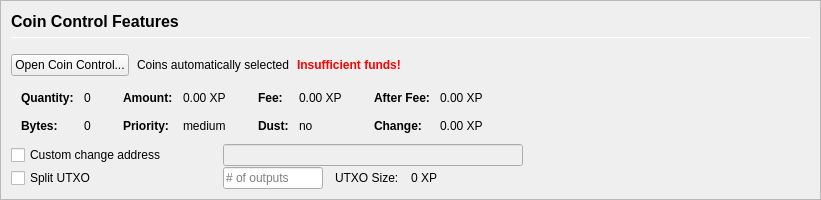
         <widget class="QFrame" name="frameCoinControl">
          <property name="sizePolicy">
           <sizepolicy hsizetype="Expanding" vsizetype="Expanding">
            <horstretch>0</horstretch>
            <verstretch>0</verstretch>
           </sizepolicy>
          </property>
          <property name="maximumSize">
           <size>
            <width>16777215</width>
            <height>16777215</height>
           </size>
          </property>
          <property name="frameShape">
           <enum>QFrame::StyledPanel</enum>
          </property>
          <property name="frameShadow">
           <enum>QFrame::Sunken</enum>
          </property>
          <layout class="QVBoxLayout" name="verticalLayoutCoinControl2">
           <property name="spacing">
            <number>0</number>
           </property>
           <property name="leftMargin">
            <number>0</number>
           </property>
           <property name="topMargin">
            <number>0</number>
           </property>
           <property name="rightMargin">
            <number>0</number>
           </property>
           <property name="bottomMargin">
            <number>0</number>
           </property>
           <item>
            <widget class="QFrame" name="frameCoinControl_BG">
             <layout class="QVBoxLayout" name="verticalLayoutCoinControl" stretch="0,0,0,0,0,0">
              <property name="spacing">
               <number>1</number>
              </property>
              <property name="leftMargin">
               <number>10</number>
              </property>
              <property name="topMargin">
               <number>10</number>
              </property>
              <item>
               <layout class="QHBoxLayout" name="horizontalLayoutCoinControl1">
                <property name="bottomMargin">
                 <number>15</number>
                </property>
                <item>
                 <layout class="QVBoxLayout" name="verticalLayout_3">
                  <property name="spacing">
                   <number>6</number>
                  </property>
                  <item>
                   <widget class="QLabel" name="labelCoinControlFeatures">
                    <property name="sizePolicy">
                     <sizepolicy hsizetype="Preferred" vsizetype="Maximum">
                      <horstretch>0</horstretch>
                      <verstretch>0</verstretch>
                     </sizepolicy>
                    </property>
                    <property name="minimumSize">
                     <size>
                      <width>0</width>
                      <height>20</height>
                     </size>
                    </property>
                    <property name="font">
                     <font>
                      <pointsize>12</pointsize>
                      <weight>75</weight>
                      <bold>true</bold>
                     </font>
                    </property>
                    <property name="styleSheet">
                     <string notr="true">font-weight:bold;</string>
                    </property>
                    <property name="text">
                     <string>Coin Control Features</string>
                    </property>
                   </widget>
                  </item>
                  <item>
                   <widget class="Line" name="line">
                    <property name="minimumSize">
                     <size>
                      <width>0</width>
                      <height>1</height>
                     </size>
                    </property>
                    <property name="maximumSize">
                     <size>
                      <width>16777215</width>
                      <height>1</height>
                     </size>
                    </property>
                    <property name="orientation">
                     <enum>Qt::Horizontal</enum>
                    </property>
                   </widget>
                  </item>
                 </layout>
                </item>
               </layout>
              </item>
              <item>
               <layout class="QHBoxLayout" name="horizontalLayoutCoinControl2" stretch="0,0,0,0">
                <property name="spacing">
                 <number>8</number>
                </property>
                <property name="bottomMargin">
                 <number>10</number>
                </property>
                <item>
                 <widget class="QPushButton" name="pushButtonCoinControl">
                  <property name="styleSheet">
                   <string notr="true"/>
                  </property>
                  <property name="text">
                   <string>Open Coin Control...</string>
                  </property>
                  <property name="autoDefault">
                   <bool>false</bool>
                  </property>
                 </widget>
                </item>
                <item>
                 <widget class="QLabel" name="labelCoinControlAutomaticallySelected">
                  <property name="text">
                   <string>Coins automatically selected</string>
                  </property>
                  <property name="margin">
                   <number>5</number>
                  </property>
                 </widget>
                </item>
                <item>
                 <widget class="QLabel" name="labelCoinControlInsuffFunds">
                  <property name="font">
                   <font>
                    <weight>75</weight>
                    <bold>true</bold>
                   </font>
                  </property>
                  <property name="styleSheet">
                   <string notr="true">color:red;font-weight:bold;</string>
                  </property>
                  <property name="text">
                   <string>Insufficient funds!</string>
                  </property>
                  <property name="margin">
                   <number>5</number>
                  </property>
                 </widget>
                </item>
                <item>
                 <spacer name="horizontalSpacerCoinControl">
                  <property name="orientation">
                   <enum>Qt::Horizontal</enum>
                  </property>
                  <property name="sizeHint" stdset="0">
                   <size>
                    <width>40</width>
                    <height>1</height>
                   </size>
                  </property>
                 </spacer>
                </item>
               </layout>
              </item>
              <item>
               <widget class="QWidget" name="widgetCoinControl" native="true">
                <property name="sizePolicy">
                 <sizepolicy hsizetype="Preferred" vsizetype="Preferred">
                  <horstretch>0</horstretch>
                  <verstretch>0</verstretch>
                 </sizepolicy>
                </property>
                <property name="minimumSize">
                 <size>
                  <width>0</width>
                  <height>0</height>
                 </size>
                </property>
                <property name="styleSheet">
                 <string notr="true"/>
                </property>
                <layout class="QHBoxLayout" name="horizontalLayoutCoinControl5">
                 <property name="leftMargin">
                  <number>0</number>
                 </property>
                 <property name="topMargin">
                  <number>0</number>
                 </property>
                 <property name="rightMargin">
                  <number>0</number>
                 </property>
                 <property name="bottomMargin">
                  <number>0</number>
                 </property>
                 <item>
                  <layout class="QHBoxLayout" name="horizontalLayoutCoinControl3" stretch="0,0,0,1">
                   <property name="spacing">
                    <number>20</number>
                   </property>
                   <property name="topMargin">
                    <number>0</number>
                   </property>
                   <property name="bottomMargin">
                    <number>10</number>
                   </property>
                   <item>
                    <layout class="QFormLayout" name="formLayoutCoinControl1">
                     <property name="horizontalSpacing">
                      <number>10</number>
                     </property>
                     <property name="verticalSpacing">
                      <number>14</number>
                     </property>
                     <property name="leftMargin">
                      <number>10</number>
                     </property>
                     <property name="topMargin">
                      <number>4</number>
                     </property>
                     <property name="rightMargin">
                      <number>6</number>
                     </property>
                     <item row="0" column="0">
                      <widget class="QLabel" name="labelCoinControlQuantityText">
                       <property name="font">
                        <font>
                         <weight>75</weight>
                         <bold>true</bold>
                        </font>
                       </property>
                       <property name="text">
                        <string>Quantity:</string>
                       </property>
                       <property name="margin">
                        <number>0</number>
                       </property>
                      </widget>
                     </item>
                     <item row="0" column="1">
                      <widget class="QLabel" name="labelCoinControlQuantity">
                       <property name="cursor">
                        <cursorShape>IBeamCursor</cursorShape>
                       </property>
                       <property name="contextMenuPolicy">
                        <enum>Qt::ActionsContextMenu</enum>
                       </property>
                       <property name="text">
                        <string notr="true">0</string>
                       </property>
                       <property name="margin">
                        <number>0</number>
                       </property>
                       <property name="textInteractionFlags">
                        <set>Qt::LinksAccessibleByMouse|Qt::TextSelectableByKeyboard|Qt::TextSelectableByMouse</set>
                       </property>
                      </widget>
                     </item>
                     <item row="1" column="0">
                      <widget class="QLabel" name="labelCoinControlBytesText">
                       <property name="font">
                        <font>
                         <weight>75</weight>
                         <bold>true</bold>
                        </font>
                       </property>
                       <property name="text">
                        <string>Bytes:</string>
                       </property>
                      </widget>
                     </item>
                     <item row="1" column="1">
                      <widget class="QLabel" name="labelCoinControlBytes">
                       <property name="cursor">
                        <cursorShape>IBeamCursor</cursorShape>
                       </property>
                       <property name="contextMenuPolicy">
                        <enum>Qt::ActionsContextMenu</enum>
                       </property>
                       <property name="text">
                        <string notr="true">0</string>
                       </property>
                       <property name="textInteractionFlags">
                        <set>Qt::LinksAccessibleByMouse|Qt::TextSelectableByKeyboard|Qt::TextSelectableByMouse</set>
                       </property>
                      </widget>
                     </item>
                    </layout>
                   </item>
                   <item>
                    <layout class="QFormLayout" name="formLayoutCoinControl2">
                     <property name="horizontalSpacing">
                      <number>10</number>
                     </property>
                     <property name="verticalSpacing">
                      <number>14</number>
                     </property>
                     <property name="leftMargin">
                      <number>6</number>
                     </property>
                     <property name="topMargin">
                      <number>4</number>
                     </property>
                     <property name="rightMargin">
                      <number>6</number>
                     </property>
                     <item row="0" column="0">
                      <widget class="QLabel" name="labelCoinControlAmountText">
                       <property name="font">
                        <font>
                         <weight>75</weight>
                         <bold>true</bold>
                        </font>
                       </property>
                       <property name="text">
                        <string>Amount:</string>
                       </property>
                       <property name="margin">
                        <number>0</number>
                       </property>
                      </widget>
                     </item>
                     <item row="0" column="1">
                      <widget class="QLabel" name="labelCoinControlAmount">
                       <property name="cursor">
                        <cursorShape>IBeamCursor</cursorShape>
                       </property>
                       <property name="contextMenuPolicy">
                        <enum>Qt::ActionsContextMenu</enum>
                       </property>
                       <property name="text">
                        <string notr="true">0.00 XP</string>
                       </property>
                       <property name="textInteractionFlags">
                        <set>Qt::LinksAccessibleByMouse|Qt::TextSelectableByKeyboard|Qt::TextSelectableByMouse</set>
                       </property>
                      </widget>
                     </item>
                     <item row="1" column="0">
                      <widget class="QLabel" name="labelCoinControlPriorityText">
                       <property name="font">
                        <font>
                         <weight>75</weight>
                         <bold>true</bold>
                        </font>
                       </property>
                       <property name="text">
                        <string>Priority:</string>
                       </property>
                      </widget>
                     </item>
                     <item row="1" column="1">
                      <widget class="QLabel" name="labelCoinControlPriority">
                       <property name="cursor">
                        <cursorShape>IBeamCursor</cursorShape>
                       </property>
                       <property name="contextMenuPolicy">
                        <enum>Qt::ActionsContextMenu</enum>
                       </property>
                       <property name="text">
                        <string>medium</string>
                       </property>
                       <property name="textInteractionFlags">
                        <set>Qt::LinksAccessibleByMouse|Qt::TextSelectableByKeyboard|Qt::TextSelectableByMouse</set>
                       </property>
                      </widget>
                     </item>
                    </layout>
                   </item>
                   <item>
                    <layout class="QFormLayout" name="formLayoutCoinControl3">
                     <property name="horizontalSpacing">
                      <number>10</number>
                     </property>
                     <property name="verticalSpacing">
                      <number>14</number>
                     </property>
                     <property name="leftMargin">
                      <number>6</number>
                     </property>
                     <property name="topMargin">
                      <number>4</number>
                     </property>
                     <property name="rightMargin">
                      <number>6</number>
                     </property>
                     <item row="0" column="0">
                      <widget class="QLabel" name="labelCoinControlFeeText">
                       <property name="font">
                        <font>
                         <weight>75</weight>
                         <bold>true</bold>
                        </font>
                       </property>
                       <property name="text">
                        <string>Fee:</string>
                       </property>
                       <property name="margin">
                        <number>0</number>
                       </property>
                      </widget>
                     </item>
                     <item row="0" column="1">
                      <widget class="QLabel" name="labelCoinControlFee">
                       <property name="cursor">
                        <cursorShape>IBeamCursor</cursorShape>
                       </property>
                       <property name="contextMenuPolicy">
                        <enum>Qt::ActionsContextMenu</enum>
                       </property>
                       <property name="text">
                        <string notr="true">0.00 XP</string>
                       </property>
                       <property name="textInteractionFlags">
                        <set>Qt::LinksAccessibleByMouse|Qt::TextSelectableByKeyboard|Qt::TextSelectableByMouse</set>
                       </property>
                      </widget>
                     </item>
                     <item row="1" column="0">
                      <widget class="QLabel" name="labelCoinControlLowOutputText">
                       <property name="font">
                        <font>
                         <weight>75</weight>
                         <bold>true</bold>
                        </font>
                       </property>
                       <property name="text">
                        <string>Dust:</string>
                       </property>
                      </widget>
                     </item>
                     <item row="1" column="1">
                      <widget class="QLabel" name="labelCoinControlLowOutput">
                       <property name="cursor">
                        <cursorShape>IBeamCursor</cursorShape>
                       </property>
                       <property name="contextMenuPolicy">
                        <enum>Qt::ActionsContextMenu</enum>
                       </property>
                       <property name="text">
                        <string>no</string>
                       </property>
                       <property name="textInteractionFlags">
                        <set>Qt::LinksAccessibleByMouse|Qt::TextSelectableByKeyboard|Qt::TextSelectableByMouse</set>
                       </property>
                      </widget>
                     </item>
                    </layout>
                   </item>
                   <item>
                    <layout class="QFormLayout" name="formLayoutCoinControl4">
                     <property name="horizontalSpacing">
                      <number>10</number>
                     </property>
                     <property name="verticalSpacing">
                      <number>14</number>
                     </property>
                     <property name="leftMargin">
                      <number>6</number>
                     </property>
                     <property name="topMargin">
                      <number>4</number>
                     </property>
                     <property name="rightMargin">
                      <number>6</number>
                     </property>
                     <item row="0" column="0">
                      <widget class="QLabel" name="labelCoinControlAfterFeeText">
                       <property name="font">
                        <font>
                         <weight>75</weight>
                         <bold>true</bold>
                        </font>
                       </property>
                       <property name="text">
                        <string>After Fee:</string>
                       </property>
                       <property name="margin">
                        <number>0</number>
                       </property>
                      </widget>
                     </item>
                     <item row="0" column="1">
                      <widget class="QLabel" name="labelCoinControlAfterFee">
                       <property name="cursor">
                        <cursorShape>IBeamCursor</cursorShape>
                       </property>
                       <property name="contextMenuPolicy">
                        <enum>Qt::ActionsContextMenu</enum>
                       </property>
                       <property name="text">
                        <string notr="true">0.00 XP</string>
                       </property>
                       <property name="textInteractionFlags">
                        <set>Qt::LinksAccessibleByMouse|Qt::TextSelectableByKeyboard|Qt::TextSelectableByMouse</set>
                       </property>
                      </widget>
                     </item>
                     <item row="1" column="0">
                      <widget class="QLabel" name="labelCoinControlChangeText">
                       <property name="font">
                        <font>
                         <weight>75</weight>
                         <bold>true</bold>
                        </font>
                       </property>
                       <property name="text">
                        <string>Change:</string>
                       </property>
                      </widget>
                     </item>
                     <item row="1" column="1">
                      <widget class="QLabel" name="labelCoinControlChange">
                       <property name="cursor">
                        <cursorShape>IBeamCursor</cursorShape>
                       </property>
                       <property name="contextMenuPolicy">
                        <enum>Qt::ActionsContextMenu</enum>
                       </property>
                       <property name="text">
                        <string notr="true">0.00 XP</string>
                       </property>
                       <property name="textInteractionFlags">
                        <set>Qt::LinksAccessibleByMouse|Qt::TextSelectableByKeyboard|Qt::TextSelectableByMouse</set>
                       </property>
                      </widget>
                     </item>
                    </layout>
                   </item>
                  </layout>
                 </item>
                </layout>
               </widget>
              </item>
              <item>
               <layout class="QHBoxLayout" name="horizontalLayoutCoinControl4">
                <property name="spacing">
                 <number>12</number>
                </property>
                <property name="sizeConstraint">
                 <enum>QLayout::SetDefaultConstraint</enum>
                </property>
                <property name="topMargin">
                 <number>0</number>
                </property>
                <property name="rightMargin">
                 <number>0</number>
                </property>
                <item>
                 <widget class="QCheckBox" name="checkBoxCoinControlChange">
                  <property name="sizePolicy">
                   <sizepolicy hsizetype="Preferred" vsizetype="Preferred">
                    <horstretch>0</horstretch>
                    <verstretch>0</verstretch>
                   </sizepolicy>
                  </property>
                  <property name="minimumSize">
                   <size>
                    <width>200</width>
                    <height>0</height>
                   </size>
                  </property>
                  <property name="maximumSize">
                   <size>
                    <width>200</width>
                    <height>16777215</height>
                   </size>
                  </property>
                  <property name="toolTip">
                   <string>If this is activated, but the change address is empty or invalid, change will be sent to a newly generated address.</string>
                  </property>
                  <property name="text">
                   <string>Custom change address</string>
                  </property>
                 </widget>
                </item>
                <item>
                 <widget class="QValidatedLineEdit" name="lineEditCoinControlChange">
                  <property name="enabled">
                   <bool>false</bool>
                  </property>
                  <property name="sizePolicy">
                   <sizepolicy hsizetype="Preferred" vsizetype="Preferred">
                    <horstretch>0</horstretch>
                    <verstretch>0</verstretch>
                   </sizepolicy>
                  </property>
                  <property name="minimumSize">
                   <size>
                    <width>300</width>
                    <height>0</height>
                   </size>
                  </property>
                 </widget>
                </item>
                <item>
                 <widget class="QLabel" name="labelCoinControlChangeLabel">
                  <property name="sizePolicy">
                   <sizepolicy hsizetype="Preferred" vsizetype="Preferred">
                    <horstretch>0</horstretch>
                    <verstretch>0</verstretch>
                   </sizepolicy>
                  </property>
                  <property name="minimumSize">
                   <size>
                    <width>100</width>
                    <height>0</height>
                   </size>
                  </property>
                  <property name="text">
                   <string/>
                  </property>
                  <property name="margin">
                   <number>3</number>
                  </property>
                 </widget>
                </item>
               </layout>
              </item>
              <item>
               <layout class="QHBoxLayout" name="horizontalLayoutCoinControl6">
                <property name="spacing">
                 <number>12</number>
                </property>
                <property name="rightMargin">
                 <number>0</number>
                </property>
                <item>
                 <widget class="QCheckBox" name="splitBlockCheckBox">
                  <property name="sizePolicy">
                   <sizepolicy hsizetype="Preferred" vsizetype="Preferred">
                    <horstretch>0</horstretch>
                    <verstretch>0</verstretch>
                   </sizepolicy>
                  </property>
                  <property name="minimumSize">
                   <size>
                    <width>200</width>
                    <height>0</height>
                   </size>
                  </property>
                  <property name="maximumSize">
                   <size>
                    <width>200</width>
                    <height>16777215</height>
                   </size>
                  </property>
                  <property name="text">
                   <string>Split UTXO</string>
                  </property>
                 </widget>
                </item>
                <item>
                 <widget class="QLineEdit" name="splitBlockLineEdit">
                  <property name="sizePolicy">
                   <sizepolicy hsizetype="Preferred" vsizetype="Preferred">
                    <horstretch>50</horstretch>
                    <verstretch>0</verstretch>
                   </sizepolicy>
                  </property>
                  <property name="minimumSize">
                   <size>
                    <width>100</width>
                    <height>0</height>
                   </size>
                  </property>
                  <property name="maximumSize">
                   <size>
                    <width>100</width>
                    <height>16777215</height>
                   </size>
                  </property>
                  <property name="placeholderText">
                   <string># of outputs</string>
                  </property>
                 </widget>
                </item>
                <item>
                 <widget class="QLabel" name="labelBlockSizeText">
                  <property name="text">
                   <string>UTXO Size:</string>
                  </property>
                 </widget>
                </item>
                <item>
                 <widget class="QLabel" name="labelBlockSize">
                  <property name="text">
                   <string>0 XP</string>
                  </property>
                 </widget>
                </item>
                <item>
                 <spacer name="horizontalSpacer_7">
                  <property name="orientation">
                   <enum>Qt::Horizontal</enum>
                  </property>
                  <property name="sizeHint" stdset="0">
                   <size>
                    <width>40</width>
                    <height>20</height>
                   </size>
                  </property>
                 </spacer>
                </item>
               </layout>
              </item>
              <item>
               <spacer name="verticalSpacerCoinControl">
                <property name="orientation">
                 <enum>Qt::Vertical</enum>
                </property>
                <property name="sizeHint" stdset="0">
                 <size>
                  <width>800</width>
                  <height>1</height>
                 </size>
                </property>
               </spacer>
              </item>
             </layout>
            </widget>
           </item>
          </layout>
         </widget>
